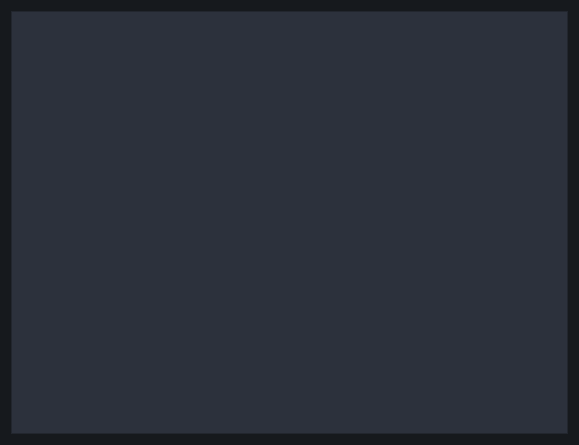
<?xml version="1.0" encoding="UTF-8"?>
<ui version="4.0">
 <class>LogDialog</class>
 <widget class="QDialog" name="LogDialog">
  <property name="geometry">
   <rect>
    <x>0</x>
    <y>0</y>
    <width>579</width>
    <height>445</height>
   </rect>
  </property>
  <property name="windowTitle">
   <string>Log Viewer</string>
  </property>
  <property name="styleSheet">
   <string notr="true">#LogDialog {
	background-color: #16191d;
}

QTextBrowser {
	background-color: #2c313c;
	color: #b0b8b6;
}</string>
  </property>
  <layout class="QGridLayout" name="gridLayout">
   <item row="0" column="0">
    <widget class="QTextBrowser" name="log_browser"/>
   </item>
  </layout>
 </widget>
 <resources/>
 <connections/>
</ui>
